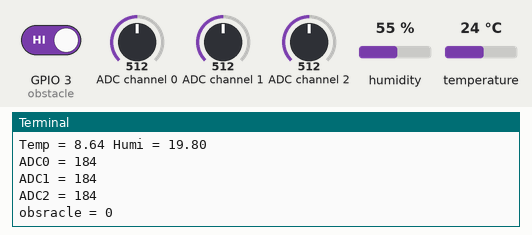
This program was run on a simulated Raspberry Pi (BCM pin numbers). Shown: the last lines printed to the terminal. The test bench sets the inputs (shaded band); at power-on: humidity 55 %, ADC channel 0 = 512, ADC channel 1 = 512, ADC channel 2 = 512, GPIO 3 (obstacle) HIGH, temperature 24 °C (analog values on the 0–1023 scale). The clock reads 2024-03-15 10:24:30 at power-on unless the program sets it; web requests get an empty 200 reply after 0.4 s; threads take turns every 2 ms.

Above: at 2.1 s.
2.2 s: humidity set to 22 %
3.7 s: ADC channel 0 set to 716
At 5.07 s:
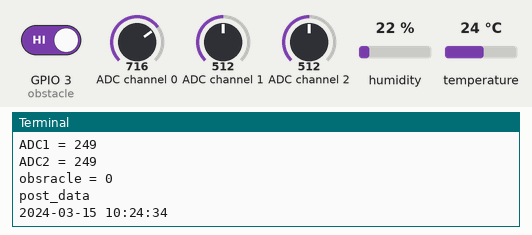
5.2 s: ADC channel 1 set to 716
At 6.4 s:
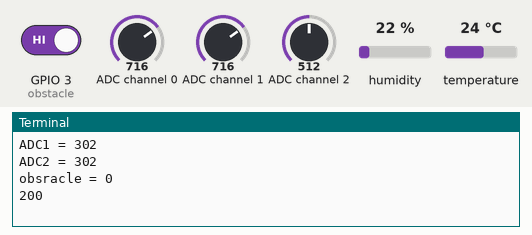
6.7 s: ADC channel 2 set to 716
At 6.7 s:
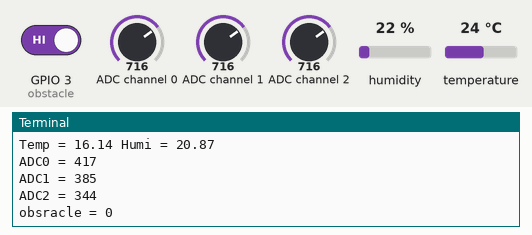
8.2 s: GPIO 3 (obstacle) driven LOW
9.7 s: temperature set to 12 °C
At 10.1 s:
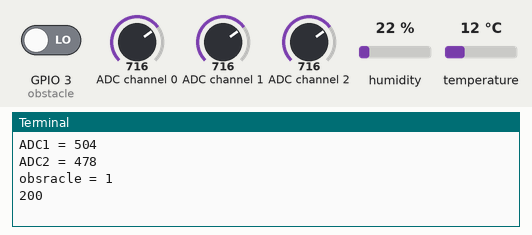
Timing chart, 0 to 12.2 s (numbered marks = the images above; inputs shaded):
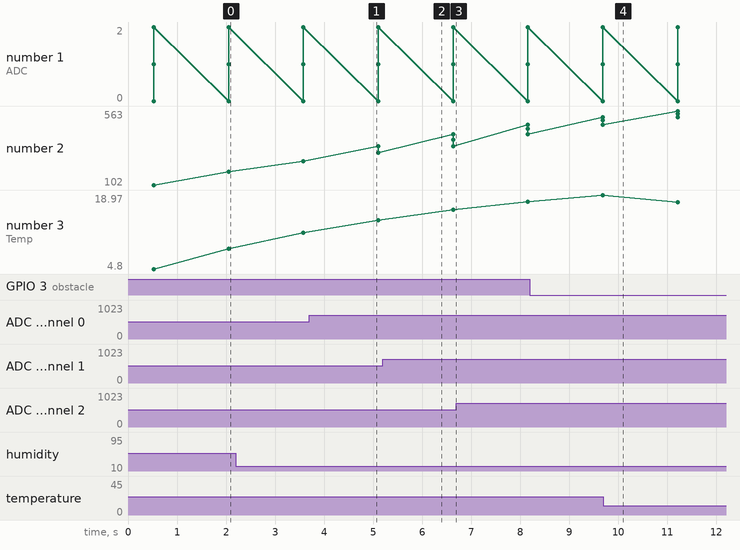

The program:

test2.py
```python
import requests
import datetime
import RPi.GPIO as g
import spidev, time
import Adafruit_DHT
import threading

URL = 'http://821e5e43.ngrok.io/api/sensors'

sensor = Adafruit_DHT.DHT11
dht_pin=2
obstacle=3

g.setmode(g.BCM)
g.setup(obstacle, g.IN)

spi = spidev.SpiDev()
spi.open(0,0)
spi.max_speed_hz = 1000000

sensitivity = 0.2
temp,humi,adc0,adc1,adc2 = 0,0,0,0,0

class AsyncTask:
    def __init__(self):
        pass

    def sensing(self):
        global sensitivity
        global temp
        global humi
        global adc0
        global adc1
        global adc2

        def analog_read(channel):
            r = spi.xfer2([1, (0x08+channel)<<4, 0])
            adc_out = ((r[1]&0x03)<<8) + r[2]
            return adc_out

        try:
            h, t = Adafruit_DHT.read_retry(sensor, dht_pin)
            temp = temp*(1-sensitivity) + t*sensitivity
            humi = humi*(1-sensitivity) + h*sensitivity
            adc0 = adc0*(1-sensitivity) + analog_read(0)*sensitivity
            adc1 = adc1*(1-sensitivity) + analog_read(1)*sensitivity
            adc2 = adc2*(1-sensitivity) + analog_read(2)*sensitivity

            if h is not None and t is not None :
                print("Temp = %.2f Humi = %.2f" % (temp, humi))
                print("ADC0 = %.2d" % (adc0))
                print("ADC1 = %.2d" % (adc1))
                print("ADC2 = %.2d" % (adc2))
                print("obsracle = %d" % (1^g.input(obstacle)))

            else :
                print('Read error')
                time.sleep(1)
                #time.sleep(0.5)

        except KeyboardInterrupt:
            print("Terminated by Keyboard")
            exit()
        threading.Timer(1,self.sensing).start()

    def post_data(self):
        print ('post_data')
        dt = datetime.datetime.now()
        now = dt.strftime("%Y-%m-%d %H:%M:%S")
        data = {'humi' : round(humi,2), 'temp' : round(temp,2), 'gas' : round(adc0,2),
                'fire' : round(adc1,2), 'power' : round(adc2,2), 'obsracle' : (1^g.input(obstacle)),
                'date' : now}
        print("%s"%now)
        res = requests.post(URL, data=data)
        print(res.status_code)
        print(res.text)
        threading.Timer(4, self.post_data).start()


def main():
    print ('Async Function')
    at = AsyncTask()
    at.sensing()
    at.post_data()

if __name__ == '__main__':
    main()
```

Measured:
- plotted number 2: 344 → 418 after the input at 6.7 s
- plotted number 3: 18.97 → 17.57 after the input at 9.7 s
